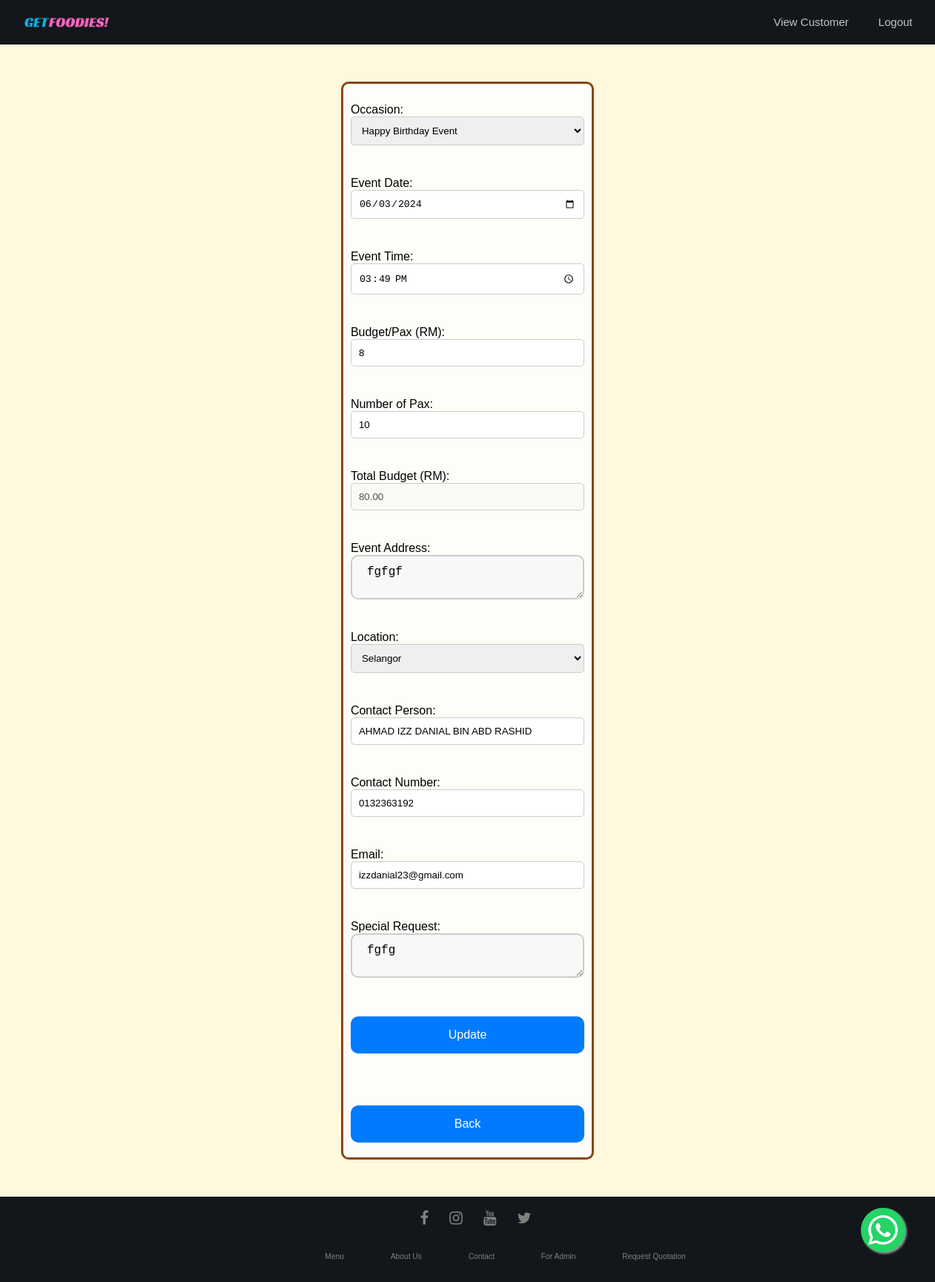
Screenshot of /Project/edit_user.php?id=69 (signed in) with the database file from the repository.
### tables this page shows
CREATE TABLE `orders` (
  `order_id` mediumint(8) UNSIGNED NOT NULL,
  `contact_person` varchar(50) NOT NULL,
  `contact_no` varchar(25) NOT NULL,
  `num_pax` int(255) NOT NULL,
  `event_date` date NOT NULL,
  `location` varchar(40) NOT NULL,
  `event_time` varchar(10) NOT NULL,
  `event_address` varchar(255) NOT NULL,
  `budget` int(10) NOT NULL,
  `total_budget` varchar(10) NOT NULL,
  `company_name` varchar(30) NOT NULL,
  `email` varchar(30) NOT NULL,
  `special_req` varchar(255) NOT NULL,
  `promo_code` varchar(10) NOT NULL,
  `subscribe` varchar(10) NOT NULL,
  `occasion` varchar(255) NOT NULL,
  `registration_date` datetime NOT NULL
);

### Project/edit_user.php (the view, shortened to what this page needs)
<!DOCTYPE html>
<html lang="en">
<head>
    <link rel="stylesheet" href="includes/editUser.css" type="text/css" media="screen"/>
    <link rel="stylesheet" href="https://maxcdn.bootstrapcdn.com/font-awesome/4.7.0/css/font-awesome.min.css">
</head>
<body>
<?php
if ( (isset($_GET['id'])) && (is_numeric($_GET['id'])) ) {
    $id = $_GET['id'];
} elseif ( (isset($_POST['id'])) && (is_numeric($_POST['id'])) ) {
    $id = $_POST['id'];
} else {
    echo '<p class="error">This page has been accessed in error.</p>';
    include ('includes/footer.html');
    exit();
}
require ('../mysqli_connect.php');
$q = "SELECT occasion, event_date, event_time, budget, num_pax, total_budget, event_address, location, contact_person, contact_no, email, special_req FROM orders WHERE order_id=$id";
$r = @mysqli_query ($dbc, $q);
if (mysqli_num_rows($r) == 1) {
    $row = mysqli_fetch_array ($r, MYSQLI_NUM);
    ?>
    <div class="wrapper">
    <?php
    echo '<form action="edit_user.php" method="post" id="editForm">
    <p>Occasion: <select name="occasion">';
    $occasions = array('','Company Event', 'Happy Birthday Event', 'Wedding Event');
    foreach ($occasions as $occasion) {
        echo "<option value=\"$occasion\" " . ($row[0] == $occasion ? 'selected' : '') . ">$occasion</option>\n";
    }
    echo '</select></p>
    <p>Event Date: <input type="date" name="event_date" size="15" maxlength="40" value="' . $row[1] . '"/></p>
    <p>Event Time: <input type="time" name="event_time" size="20" maxlength="60" value="' . $row[2] . '"/></p>
    <p>Budget/Pax (RM): <input type="text" id="price" name="budget" size="20" maxlength="60" value="' . $row[3] . '"/></p>
    <p>Number of Pax: <input type="text" id="qty" name="num_pax" size="20" maxlength="60" value="' . $row[4] . '"/></p>
    <p>Total Budget (RM): <input type="text" id="total_budget" disabled value="' . $row[5] . '"/>
    <input type="hidden" name="total_budget" id="hidden_total_budget" value="' . $row[5] . '"/></p>
    <p>Event Address: <br><textarea name="event_address" style="width:100px; height:60px;">' . $row[6] . '</textarea></p>
    <p>Location: <select name="location">';
    $locations = array('','Kuala Lumpur', 'Selangor');
    foreach ($locations as $location) {
        echo "<option value=\"$location\" " . ($row[7] == $location ? 'selected' : '') . ">$location</option>\n";
    }
    echo '</select></p>
    <p>Contact Person: <input type="text" name="contact_person" size="20" maxlength="60" value="' . $row[8] . '"/></p>
    <p>Contact Number: <input type="text" id="contact_no" name="contact_no" size="15" maxlength="40" value="' . $row[9] . '" /></p>
    <p>Email: <input type="email" name="email" id="email" size="15" maxlength="50" value="' . $row[10] . '" /></p>
    <p>Special Request: <br><textarea name="special_req" style="width:100px; height:60px;">' . $row[11] . '</textarea></p>
    <p><input type="submit" name="submit" value="Update" /></p>
    <input type="hidden" name="id" value="' . $id . '" />
    </form>
    <br>
    <a href=view_customer.php><input type="submit" name="submit" value="Back" /></a>';
} else {
    echo '<p class="error">This page has been accessed in error.</p>';
}
?>
</div>
</body>
</html>

### Project/includes/header.css (style rules this page uses)
body { margin: 0 auto; padding: 0 auto; box-sizing: border-box; font-family: 'Inter', sans-serif; min-height: 500px; min-width: 500px; padding-top: 60px; overflow: auto; }
a { text-decoration: none; color: inherit; }
ul { list-style: none; }
.header { background-color: rgb(19, 22, 26); position: fixed; width: 100%; top: 0; z-index: 1000; }
.header_content { display: flex; align-items: center; justify-content: space-between; min-height: 60px; max-width: 1200px; padding: 0 30px; margin: 0 auto; }
.logo { width: 40px; cursor: pointer; }
.logo img { height: 90%; width: 120px; margin-left: 0.5%; }
.navList { display: flex; column-gap: 40px; }
.navLink { color: rgba(255, 255, 255, 0.75); font-size: 15px; transition: all 0.4s; position: relative; }
.navLink::after { content: ''; height: 2px; width: 100%; background-color: rgb(0, 183, 255); position: absolute; left: 0; bottom: -8px; transition: all 0.2s; opacity: 0; pointer-events: none; }
.whatsapp_float { position: fixed; width: 60px; height: 60px; bottom: 40px; right: 40px; background-color: #25d366; color: #fff; border-radius: 50px; text-align: center; font-size: 30px; box-shadow: 2px 2px 3px #999; z-index: 100; }
.icon { padding: 10px; }

### Project/includes/editUser.css (style rules this page uses)
body { background-color: cornsilk; font-family: 'Arial', sans-serif; margin: 0; }
.wrapper { max-width: 25%; margin: 50px auto; padding: 10px; position: relative; background-color: rgba(255, 255, 255, 0.8); border: 3px solid saddlebrown; border-radius: 10px; }
form { display: flex; flex-direction: column; }
select, input, textarea { width: 100%; padding: 10px; margin-bottom: 10px; box-sizing: border-box; border: 1px solid #ccc; border-radius: 5px; }
textarea { min-width: 100%; height: 100; padding: 12px 20px; box-sizing: border-box; border: 2px solid #ccc; border-radius: 4px; background-color: #f8f8f8; font-size: 16px; border-radius: 10px; }
input[type=submit] { background-color: 007bff; border: none; color: white; padding: 16px 32px; text-align: center; text-decoration: none; font-size: 16px; margin: 10px 0; cursor: pointer; border-radius: 10px; }

### Project/includes/footer.css (style rules this page uses)
.footer { background: rgb(19, 22, 26); padding: 1; font-family:'Poppins',sans-serif; text-align: center; color: gray; font-size: 0.8em; width: 100%; position: relative; bottom: 0; }
.footer .row { width:100%; margin:1% 0%; margin: 10px; padding:0.6% 0%; color:gray; font-size:0.8em; }
.footer .row a { text-decoration:none; color:gray; margin-top: 0; transition:0.5s; }
.footer .row ul { width:100%; }
.footer .row ul li { display:inline-block; margin:0px 30px; }
.footer .row a i { font-size:2em; margin:0% 1%; }

### rows the page displays
orders: occasion "Happy Birthday Event", event_date "06/03/2024", event_time "15:49", budget "8", num_pax "10", total_budget "80.00", event_address "fgfgf", location "Selangor", contact_person "AHMAD IZZ DANIAL BIN ABD RASHID", contact_no "0132363192", email "izzdanial23@gmail.com", special_req "fgfg"
